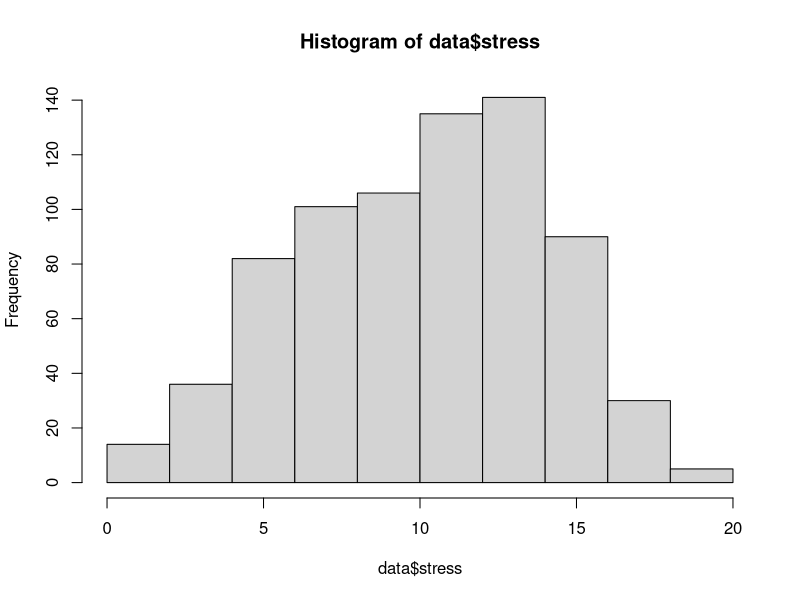
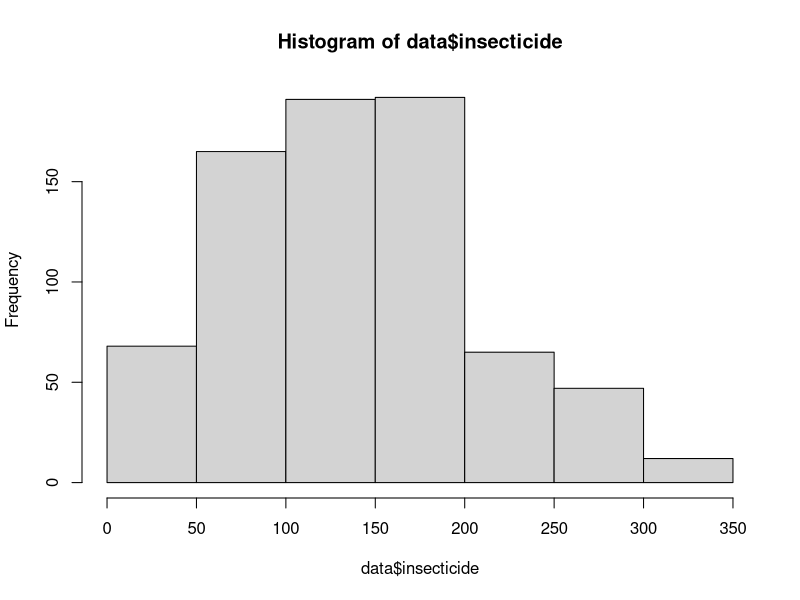

Recreate these plots in R, in order. (Note: this script raises an error after producing the figures.)
# packages
library(pROC)

# import data
fdata = read.csv("malaria.csv")
head(fdata)

# remove Nid column
data = fdata[,-1]
head(data)

# check for null values
sum(is.na(data))

# change categorical variables using factor
data$source = factor(data$source)
data$behavior = factor(data$behavior)
data$nettype = factor(data$nettype)
data$district = factor(data$district)
data$work = factor(data$work)
data$health = factor(data$health)

# characteristics of subjects
table(data$source)
table(data$behavior)
table(data$nettype)
table(data$district)
table(data$work)
table(data$health)
summary(data$insecticide)
table(data$malaria)
table(data$health)

# remove outlier
data = data[(data$insecticide < 424.01),]
data = data[(data$health != 37),]
data = data[(data$district != "9Moon"),]
data$district = droplevels(data$district, exclude = "9Moon")
data = data[(data$stress>0),]

# check for null values after removing outliers
sum(is.na(data))

# histograms
#par(mfrow = c(1, 3))
hist(data$stress)
hist(data$insecticide, breaks = seq(0,350, by=50))
hist(data$health)
par(mfrow = c(1, 1))

# plot of contingency table
par(mfrow = c(2, 3))
mosaicplot(table(data$source, data$malaria),
           color = c("Red", "Blue"),
           xlab="Source",
           ylab="Malaria",
           main="Malaria vs Source",
           cex.axis = 0.8)

mosaicplot(table(data$behavior, data$malaria),
           color = c("Red", "Blue"),
           xlab="Behavior",
           ylab="Malaria",
           main="Malaria vs Behavior",
           cex.axis = 0.8)

mosaicplot(table(data$nettype, data$malaria),
           color = c("Red", "Blue"),
           xlab="Net Type",
           ylab="Malaria",
           main = "Malaria vs Net Type",
           cex.axis = 0.8)

mosaicplot(table(data$district, data$malaria),
           color = c("Red", "Blue"),
           xlab="District",
           ylab="Malaria",
           main="Malaria vs District",
           cex.axis = 0.8)

mosaicplot(table(data$work, data$malaria),
           color = c("Red", "Blue"),
           xlab="Work",
           ylab="Malaria",
           main="Malaria vs Work",
           cex.axis = )

mosaicplot(table(data$health, data$malaria),
           color = c("Red", "Blue"),
           xlab="Health",
           ylab="Malaria",
           main="Malaria vs Health")
par(mfrow = c(1, 1))

#chisq testing for categorical variables
chisq.test(table(data$malaria, data$source))
chisq.test(table(data$malaria, data$behavior))
chisq.test(table(data$malaria, data$nettype))
chisq.test(table(data$malaria, data$district))
chisq.test(table(data$malaria, data$work))
chisq.test(table(data$malaria, data$health))

#Warning message:
#  In chisq.test(table(data$malaria, as.factor(data$health))) :
#  Chi-squared approximation may be incorrect
chisq.test(table(data$malaria, data$health), simulate.p.value = TRUE)

# LR test for continuous variable
glm.stress = glm(malaria ~ stress, data=data, family="binomial")
glm.insecticide = glm(malaria ~ insecticide, data=data, family="binomial")

pchisq(anova(glm.stress)[2,2], anova(glm.stress)[2,1], lower.tail = FALSE)
pchisq(anova(glm.insecticide)[2,2], anova(glm.insecticide)[2,1], lower.tail = FALSE)

# slicing-dicing”plot of empirical log-odds
# Stress
table(data$stress)
stress.frac = factor(cut(data$stress,breaks=seq(0,20, by=2)))
table(stress.frac)
stressdata <- data.frame(data, stress.frac)
e.probs= tapply(data$malaria, stress.frac, mean)
round(e.probs,2)
e.logits <- log(e.probs/(1-e.probs))
par(mfrow = c(1, 2))
plot(seq(1,19, by=2), e.probs, xlab = "Stress", col = "blue", pch = 16, main= "Empirical probability for stress")
plot(seq(1,19, by=2), e.logits, xlab="Stress", col = "red", pch = 16,main= "Logit for stress")

# insecticide
insecticide.frac = factor(cut(data$insecticide,breaks=seq(0,350, by=50)))
table(insecticide.frac)
insecticidedata <- data.frame(data, insecticide.frac)
e.probsins= tapply(data$malaria, insecticide.frac, mean)
e.probsins
round(e.probsins,2)
e.logitsins <- log(e.probsins/(1-e.probsins))
plot(seq(25, 325, by=50), e.probsins, xlab = "Insecticide", col = "blue", pch = 16,main= "Empirical probability for insecticide")
plot(seq(25, 325, by=50), e.logitsins, xlab="Insecticide", col = "red", pch = 16,main= "Logit for insecticide")

#######################
#### MODEL FITTING ####
#######################

# fit model with all parameters
glm.all = glm(malaria ~., data = data, family="binomial")
summary(glm.all)
pchisq(956.98-807.19, 13, lower.tail=FALSE)

# remove variables that are not statistically significant in output
# summary above
glm.reduce = glm(malaria ~. - source - health - work, data=data, family="binomial")
summary(glm.reduce)

# LR test for variables that were not statistically significant. p-value shows
# that source, health, work is not statistically significant
anova(glm.reduce, glm.all)
pchisq(3.754, 4, lower.tail=FALSE) # 0.4403207


# create intercept model for selection algorithm
glm.intercept = glm(malaria ~ 1, data=data, family="binomial")

# forward selection algorithm
glm.forward = step(glm.intercept, direction='forward', scope=formula(glm.all))
formula(glm.forward) # malaria ~ stress + district + nettype + insecticide

# backward selection algorithm
glm.backward = step(glm.all, direction='backward')
formula(glm.backward) # malaria ~ stress + insecticide + nettype + district

# both direction
glm.both = step(glm.intercept, direction='both', scope=formula(glm.all))
formula(glm.both) # malaria ~ stress + district + nettype + insecticide

# check to see if variables omitted from glm.both are not statistically
# significant. p-value shows that variables can be omitted
anova(glm.both, glm.all)
pchisq(1.8935, 4, lower.tail = FALSE) # 0.755339

# check for interaction
glm.interaction = glm(malaria ~ stress + district + nettype + insecticide + stress*district + stress*nettype + stress*insecticide + district*nettype + district*insecticide + nettype*insecticide, data = data, family = "binomial")
summary(glm.interaction)

# forward
glm.interact.forward = step(glm.both, direction='forward', scope=formula(glm.interaction))
formula(glm.interact.forward) # malaria ~ stress + district + nettype + insecticide + nettype:insecticide

# backward
glm.interact.backward = step(glm.interaction, direction='backward')
formula(glm.interact.backward) # malaria ~ stress + district + nettype + insecticide + nettype*insecticide

# both direction
glm.interact.both = step(glm.both, direction='both', scope=formula(glm.interaction))
formula(glm.interact.both) # malaria ~ stress + district + nettype + insecticide + nettype*insecticide

# LR to see if removed interaction terms are statistically significant
anova(glm.interact.both, glm.interaction)
pchisq(6.9708, 8, lower.tail = FALSE) # 0.5397864

# LR to see if interaction term nettype:insecticide cab be omitted
# seems that interaction term is not relevant
anova(glm.both, glm.interact.both)
pchisq(3.057, 1, lower.tail = FALSE) # 0.08038997

############################################
##### Anova tests for model variations #####
############################################

# all the associated variables
model.full = glm(malaria ~ nettype + district + work + stress + insecticide,
                 family= "binomial",
                 data = data)
summary(model.full)
BIC(model.full) # 868.0192
AIC(model.full) # 831.166

# remove net type
model.rem.nettype = glm(malaria ~ district + work + stress + insecticide,
                        family= "binomial",
                        data = data)
summary(model.rem.nettype)
BIC(model.rem.nettype) # 872.7548
AIC(model.rem.nettype) # 840.5082

#remove district
model.rem.district = glm(malaria ~ nettype + work + stress + insecticide,
                         family= "binomial",
                         data = data)
summary(model.rem.district)
BIC(model.rem.district) # 887.7656
AIC(model.rem.district) # 860.1257

# remove work

model.rem.work = glm(malaria ~ nettype + district + stress + insecticide,
                    family= "binomial",
                    data = data)
summary(model.rem.work)
BIC(model.rem.work) # 857.3503
AIC(model.rem.work) # 829.7104

#remove stress
model.rem.stress = glm(malaria ~ nettype + district + work + insecticide,
                     family= "binomial",
                     data = data)
summary(model.rem.stress)
BIC(model.rem.stress) # 933.7979
AIC(model.rem.stress) # 901.5514

#remove insecticide
model.rem.stress = glm(malaria ~ nettype + district + work + stress,
                       family= "binomial",
                       data = data)
summary(model.rem.stress)
BIC(model.rem.stress) # 866.3756
AIC(model.rem.stress) # 834.129

# From the outs above, the model with the best AIC is the
# model with netype, district, stress, and insecticide as variables.

# Adding interaction to best fit model

# nettype*insecticide
summary(glm(data$malaria~data$nettype+ data$district + data$stress + data$insecticide+ data$nettype*data$insecticide, family= "binomial"))
AIC(glm(data$malaria~data$nettype+ data$district + data$stress + data$insecticide+ data$nettype:data$insecticide, family= "binomial")) # 828.6534

# stress*work
summary(glm(data$malaria~data$nettype+ data$district + data$stress+ data$work + data$insecticide + data$stress:data$work, family= "binomial"))
AIC(glm(data$malaria~data$nettype+ data$district + data$stress+ data$insecticide + + data$work + data$stress:data$work, family= "binomial")) # 834.3218

# take away district from best AIC model
summary(glm(data$malaria~data$nettype + data$stress + data$insecticide+ data$nettype:data$insecticide, family= "binomial"))
AIC(glm(data$malaria~data$nettype + data$stress + data$insecticide+ data$nettype:data$insecticide, family= "binomial")) # 858.2966

# Parameter estimates for best AIC model
best.fit<-glm(malaria ~ nettype + district + stress + insecticide + nettype*insecticide,
              family= "binomial",
              data = data)
summary(best.fit)

#OR's
oddsratios<-exp(best.fit$coefficients); oddsratios

#confidence intervals for OR's
exp(confint(best.fit))

# classification table / confusion matrix
best.fitted = best.fit$fitted.values
best.predict = ifelse(best.fit$fitted.values >= 0.5, 1, 0)
table(data$malaria, best.predict)

# goodness of fit
anova(glm.intercept, best.fit)
pchisq(142.32, 6, lower.tail = FALSE) # 3.245272e-28

# roc curve
plot.roc(data$malaria, best.fit$fitted.values, print.auc=TRUE, quiet=TRUE,
         main = "ROC Curve for Fitted Model")
auc(data$malaria, best.fit$fitted.values) # 0.756


p.success = tapply(data$malaria, factor(cut(data$stress, seq(0,20, by=2))), mean)
new1 = data.frame(stress = 0:20, district="1North", nettype = "TypeA", insecticide = 140)
pred.dist1 = predict(best.fit, newdata = new1, type="response")
prob.dist1 = exp(pred.dist1)/(1+exp(pred.dist1))

new2 = data.frame(stress = 0:20, district="2East", nettype = "TypeA", insecticide = 140)
pred.dist2 = predict(best.fit, newdata = new2, type="response")
prob.dist2 = exp(pred.dist2)/(1+exp(pred.dist2))

new3 = data.frame(stress = 0:20, district="3South", nettype = "TypeA", insecticide = 140)
pred.dist3 = predict(best.fit, newdata = new3, type="response")
prob.dist3 = exp(pred.dist3)/(1+exp(pred.dist3))


plot(x=seq(1,19, by=2), y=p.success, type="n", xlim=c(0, 20),ylim=c(0.4,0.8),xlab="Stress", ylab="Probability of malaria", main="Predicted probability of malaria based on stress and district")
lines(0:20, prob.dist1, col="red", lwd=1.5)
lines(0:20, prob.dist2, col="blue", lwd=1.5)
lines(0:20, prob.dist3, col="green", lwd=1.5)
legend(0.1,0.8, c("1North","2East","3South"), col=c("red", "blue", "green"), lty=1)
